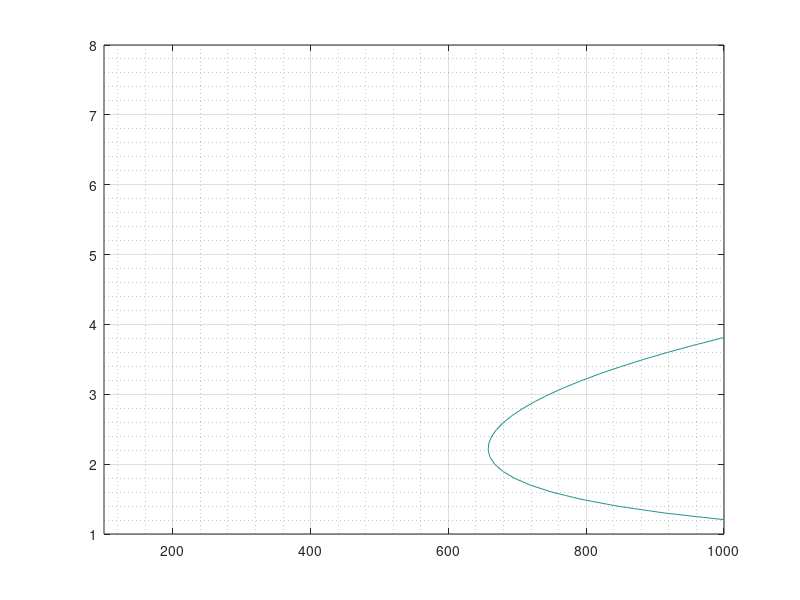

Recreate this plot in MATLAB.
f=@(K,Ra)(pi^2+K^2)^3/K^2-Ra;
K=1:0.1:8;
K=K';
Ra=100:10:1e3;
z=zeros(length(K),length(Ra));
for i=1:length(K)
    for j=1:length(Ra)
        z(i,j)=f(K(i),Ra(j));
    end
     display(i/length(K)*100);
end
%%
contour(Ra,K,z,[0,0])
grid on;
grid minor;

